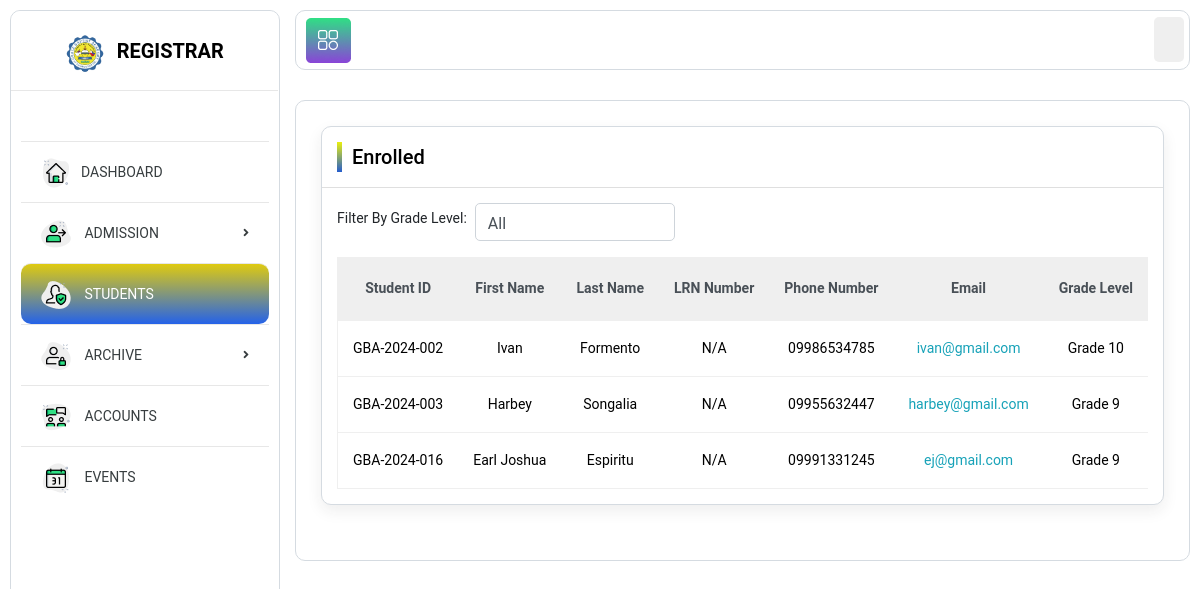
/tstudent.php, run on the app's committed database.
### tables this page shows
CREATE TABLE `enroll` (
  `id` int(11) NOT NULL,
  `student_id` varchar(255) NOT NULL,
  `firstname` varchar(255) NOT NULL,
  `lastname` varchar(255) NOT NULL,
  `middlename` varchar(255) NOT NULL,
  `LRN` varchar(255) NOT NULL,
  `birthday` date NOT NULL,
  `PSA` varchar(255) NOT NULL,
  `religion` varchar(255) NOT NULL,
  `gender` varchar(255) NOT NULL,
  `phonenumber` varchar(255) NOT NULL,
  `emailaddress` varchar(255) NOT NULL,
  `homeaddress` varchar(255) NOT NULL,
  `grade` varchar(255) NOT NULL,
  `fatherName` varchar(255) NOT NULL,
  `fatherNumber` varchar(255) NOT NULL,
  `motherName` varchar(255) NOT NULL,
  `motherNumber` varchar(255) NOT NULL
);

### tstudent.php (the view, shortened to what this page needs)
<?php
include 'dbconnection.php';
?>
<!DOCTYPE html>
<html lang="en">
<head>
<link rel="stylesheet" href="https://cdn.jsdelivr.net/npm/bootstrap-icons@1.11.3/font/bootstrap-icons.min.css">
<link href="https://cdn.jsdelivr.net/npm/bootstrap@5.3.3/dist/css/bootstrap.min.css" rel="stylesheet">
<link rel="stylesheet" href="https://cdn.datatables.net/2.1.8/css/dataTables.dataTables.css">
<link rel="stylesheet" href="https://cdn.datatables.net/buttons/3.2.0/css/buttons.dataTables.css">
<link href="../../../../css?family=Roboto:300,400,500,700,900" rel="stylesheet">
<link rel="stylesheet" href="assets/css/bootstrap.min.css">
<link rel="stylesheet" href="assets/plugins/fontawesome/css/all.min.css">
<link rel="stylesheet" href="assets/plugins/fontawesome/css/fontawesome.min.css">
<link rel="stylesheet" href="assets/css/fullcalendar.min.css">
<link rel="stylesheet" href="assets/css/dataTables.bootstrap4.min.css">
<link rel="stylesheet" href="assets/plugins/morris/morris.css">
<link rel="stylesheet" href="assets/css/style.css">
</head>
<body>
<div class="main-wrapper">
<div class="header-outer">
<div class="header">
<a id="toggle_btn" class="float-left" href="javascript:void(0);">
<img src="assets/img/sidebar/icon-21.png" alt="">
</a>
<ul class="nav user-menu float-right">
 <li class="nav-item dropdown has-arrow">
<a href="#" class=" nav-link user-link" data-toggle="dropdown">
</a>
</li>
</ul>
</div>
</div>
<div class="sidebar" id="sidebar">
<div class="sidebar-inner slimscroll">
<div id="sidebar-menu" class="sidebar-menu">
<div class="header-left">
<a href="#" class="logo">
<img src="img/logo1.png" width="40" height="40" alt="" class="">
<span class="text-uppercase ms-2 mt-5">Registrar</span>
</a>
</div>
<ul class="sidebar-ul">
<li class="menu-title"></li>
<li class="">
<a href="admin.php"><img src="assets/img/sidebar/icon-1.png" alt="icon"><span>Dashboard</span></a>
</li>
<li class="submenu">
  <a href="javascript:void(0);"><img src="assets/img/sidebar/icon-2.png" alt="icon"> <span> Admission</span> <span class="menu-arrow"></span></a>
</li>
<li class="active">
  <a href="tstudent.php"><img src="assets/img/sidebar/icon-10.png" alt="icon"> <span> Students</span> <span class=""></span></a>
</li>
<li class="submenu">
  <a href="#"><img src="assets/img/sidebar/icon-3.png" alt="icon"><span> Archive </span> <span class="menu-arrow"></span></a>
</li>
<li class="">
  <a href="account_table.php"><img src="assets/img/sidebar/icon-4.png" alt="icon"> <span> Accounts</span> <span class=""></span></a>
</li>
<li class="">
  <a href="events.php"><img src="assets/img/sidebar/icon-6.png" alt="icon"> <span>Events</span> <span class=""></span></a>
</li>
</ul>
</div>
</div>
</div>
<div class="page-wrapper">
<div class="content container-fluid">
<div class="page-header">
<div class="row">
<div class="col-12">
<div class="card">
<div class="card-header">
<div class="row align-items-center">
<div class="col-sm-6">
<div class="page-title">
Enrolled
</div>
</div>
</div>
</div>
<div class="card-body">
    <div class="row">
        <div class="col-lg-12 col-md-12 col-sm-12 col-12">
    <div class="d-flex align-items-center mb-3">
    <label for="gradeFilter" class="me-2">Filter By Grade Level:</label>
        <select id="gradeFilter" class="form-control" style="width: 200px;">
            <option value="">All</option>
        </select>
    </div>
            <div class="table-responsive">
                <table id="myTable" class="table custom-table text-center">
                    <thead class="thead-light">
                        <tr>
                            <th>Student ID</th>
                            <th>First Name</th>
                            <th>Last Name</th>
                            <th>LRN Number</th>
                            <th>Phone Number</th>
                            <th>Email</th>
                            <th>Grade Level</th>
                        </tr>
                    </thead>
                    <tbody>
                        <?php
                        $query2 = "SELECT * FROM enroll";
                        $statement2 = $conn->query($query2);
                        $result2 = $statement2->fetchAll();
                        ?>
                        <?php
                        if($result2) {
                            foreach($result2 as $row2) {
                        ?>
                        <tr>
                            <td><?= $row2['student_id']; ?></td>
                            <td><?= $row2['firstname']; ?></td>
                            <td><?= $row2['lastname']; ?></td>
                            <td><?= $row2['LRN']; ?></td>
                            <td><?= $row2['phonenumber']; ?></td>
                            <td>    <a href="email.php?email=<?= urlencode($row2['emailaddress']); ?>" class="text-info">
        <?= $row2['emailaddress']; ?>
    </a></td>
                            <td><?= $row2['grade']; ?></td>
                        </tr>
                        <?php
                            }
                        } else {
                        ?>
                        <tr>
                            <td colspan="8">No Record Found</td>
                        </tr>
                        <?php
                        }
                        ?>
                    </tbody>
                </table>
            </div>
        </div>
    </div>
</div>
</div>
</div>
</div>
</div>
</div>
</div>
</div>
</body>
</html>

### data on the page
enroll: student "GBA-2024-002", firstname "Ivan", lastname "Formento", LRN "N/A", phonenumber "09986534785", emailaddress "ivan@gmail.com", grade "Grade 10"
enroll: student "GBA-2024-003", firstname "Harbey", lastname "Songalia", LRN "N/A", phonenumber "09955632447", emailaddress "harbey@gmail.com", grade "Grade 9"
enroll: student "GBA-2024-016", firstname "Earl Joshua", lastname "Espiritu", LRN "N/A", phonenumber "09991331245", emailaddress "ej@gmail.com", grade "Grade 9"
